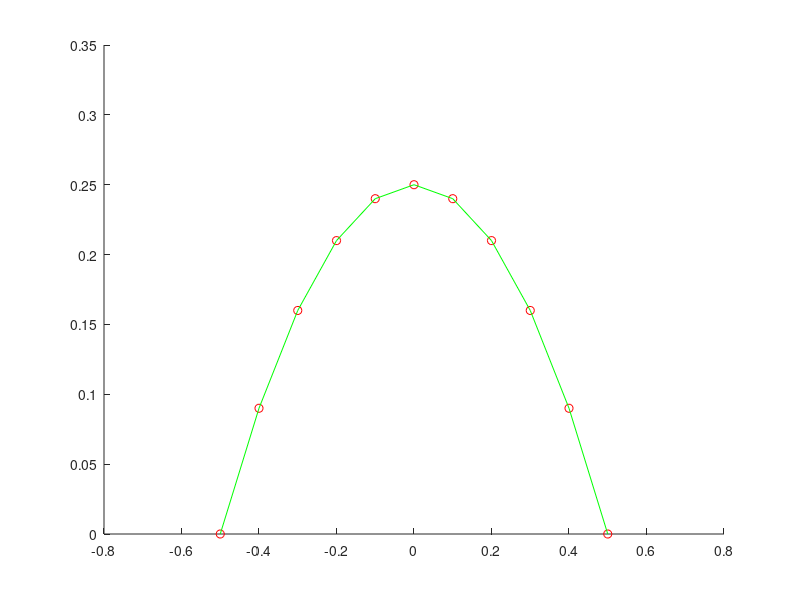

Reproduce this figure in MATLAB.
% parameters:
l_x = 1;

n_el_x = 10;


% build the nodes:
nodes = linspace(-l_x/2, l_x/2, n_el_x + 1);


% build the elements:
elements = int16(zeros(n_el_x, 2));

for el = 1:size(elements, 1)
    elements(el, 1) = el;
    elements(el, 2) = el + 1;
end


% add randomness
perm = randperm(size(nodes, 2));
%perm = 1:size(nodes, 2);
[~, inv_perm] = sort(perm);

nodes = nodes(perm);
elements = reshape(inv_perm(reshape(elements, 1, [])), size(elements));

for e = 1:size(elements, 1)
  %elements(e, :) = circshift(elements(e, :), [0, randi(3) - 1]);
  elements(e, :) = elements(e, randperm(2));
end
elements = int16(elements);


% build the adjacency matrix:
adj = int8(zeros(size(nodes, 1), size(nodes, 1)));
for el = 1:size(elements, 1)
  adj(elements(el, 1), elements(el, 2)) = 1;
  adj(elements(el, 2), elements(el, 1)) = 1;
end
for n = 1:size(nodes, 1)
    adj(n, n) = 1;
end


% build the jacobian matrix:
jmt = zeros(1, size(elements, 1));
jac = zeros(1, size(elements, 1));

for el = 1:size(elements, 1)
  m = nodes(elements(el, 2)) - nodes(elements(el, 1));
  jmt(el) = 1/m;
  jac(el) = abs(m);
end


% elementary integrals:
one = 1;
phi = [1/2, 1/2];
dphi = [-1, 1];
phiphi = [1/3, 1/6; 1/6, 1/3];

% assemble the matrix:
mat = zeros(size(nodes, 2));

for el = 1:size(elements, 1)
  for i = 1:2
    for j = 1:2
      contrib = jac(el) * jmt(el) * dphi(i) * jmt(el) * dphi(j);
      mat(elements(el, i), elements(el, j)) = mat(elements(el, i), elements(el, j)) + contrib;
    end
  end
end


% assemble the rhs:
rhs = zeros(size(nodes, 2), 1);

for el = 1:size(elements, 1)
  for j = 1:2
      contrib = jac(el) * (2) * phi(j);
      rhs(elements(el, j)) = rhs(elements(el, j)) + contrib;
  end
end



% build the boundary nodes list:
boundary_nodes = inv_perm([1, n_el_x + 1]);


% apply the dirichlet boundary conditions:
for bcn = 1:size(boundary_nodes, 2)
  mat(boundary_nodes(bcn), boundary_nodes(bcn)) = 1e10;
  rhs(boundary_nodes(bcn)) = 1e10 * 0;
end


u = linsolve(mat, rhs);

u_exact_f = @(x) -(x + l_x/2) .* (x - l_x/2);
u_exact = u_exact_f(nodes);

figure(1); cla; hold on
plot(nodes(inv_perm), u(inv_perm), 'or');
plot(nodes(inv_perm), u_exact(inv_perm), '-g')

